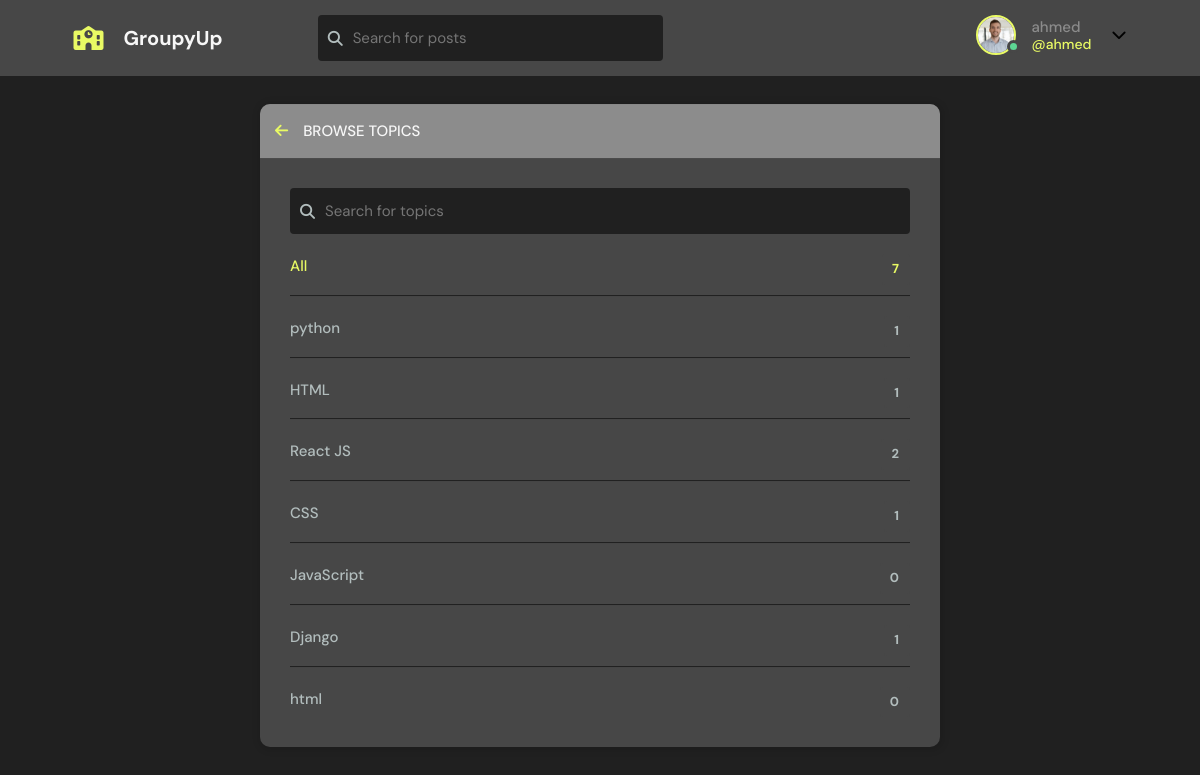
Screenshot of /topics/ (signed in) with the database file from the repository.
### base/models.py (models this page shows, shortened)
class User(AbstractUser):
    name = models.CharField(max_length=200, null=True)
    email = models.EmailField(unique=True, null=True)
    bio = models.TextField(null=True)
    avatar = models.ImageField(null=True, default="avatar.svg")
    REQUIRED_FIELDS = []

class Topic(models.Model):
    name = models.CharField(max_length=200)

### base/views.py (the view)
# urls.py: path('topics/', views.topicsPage, name="topics"),
def topicsPage(request):
    q = request.GET.get('q') if request.GET.get('q') != None else ''
    topics = Topic.objects.filter(name__icontains=q)
    return render(request, 'base/topics.html', {'topics': topics})

### base/templates/base/topics.html
{% extends 'base/main.html' %}
{% block content %}
<main class="create-room layout">
  <div class="container">
    <div class="layout__box">
      <div class="layout__boxHeader">
        <div class="layout__boxTitle">
          <a href="{% url 'home' %}">
            <i class="fa-solid fa-arrow-left"></i>
          </a>
          <h3>Browse Topics</h3>
        </div>
      </div>
      <div class="topics-page layout__body">
        <form action="" method="GET" class="header__search">
          <label>
            <i class="fa-solid fa-magnifying-glass"></i>
            <input name="q" placeholder="Search for topics" />
          </label>
        </form>
        <ul class="topics__list">
          <li>
            <a href="{% url 'topics' %}" class="active">All <span>{{topics.count}}</span></a>
          </li>
          {% for topic in topics %}
          <li>
            <a href="{% url 'home' %}?q={{topic.name}}">{{ topic.name }} <span>{{topic.room_set.all.count}}</span></a>
          </li>
          {% endfor %}
        </ul>
      </div>
    </div>
  </div>
</main>
{% endblock content %}

### base/templates/base/navbar.html (shortened to what this page needs)
{% load static %}
<header class="header header--loggedIn">
    <div class="container">
        <a href="{% url 'home' %}" class="header__logo">
            <i class="fa-solid fa-school" style="font-size: 24px"></i>
            <h1>GroupyUp</h1>
        </a>
        <form class="header__search" method="GET" action="{% url 'home' %}">
            <label>
                <i class="fa-solid fa-magnifying-glass"></i>
                <input name="q" placeholder="Search for posts" />
            </label>
        </form>
        <nav class="header__menu">
            {% if request.user.is_authenticated %}
            <div class="header__user">
                <a href="{% url 'update-user' %}">
                    <div class="avatar avatar--medium active">
                        <img src="{{request.user.avatar.url}}" />
                    </div>
                    <p>{{request.user.username}} <span>@{{request.user.username}}</span></p>
                </a>
                <button class="dropdown-button">
                    <i class="fa-solid fa-chevron-down"></i>
                </button>
            </div>
            {% else %}
            <a href="{% url 'login' %}">
                <img src="{% static 'images/avatar.svg' %}" />
                <p>Login</p>
            </a>
            {% endif %}
        </nav>
    </div>
</header>

### static/styles/style.css (style rules this page uses)
:root { --color-main: #E9FA64; --color-main-light: #e1f6fb; --color-dark: #474747; --color-dark-medium: #202020; --color-dark-light: #8c8c8c; --color-light: #f7f7f7; --color-gray: #8b8b8b; --color-light-gray: #b2bdbd; --color-bg: #202020; --color-success: #5dd693; --color-error: #fc4b0b; }
* { font-family: "DM Sans", -apple-system, BlinkMacSystemFont, "Segoe UI", Roboto, Oxygen, Ubuntu, Cantarell, "Open Sans", "Helvetica Neue", sans-serif; margin: 0; padding: 0; box-sizing: border-box; text-rendering: optimizeLegibility; font-size: inherit; }
html { font-size: 56.25%; }
@media only screen and (min-width: 1200px) { html { font-size: 62.5%; } }
body { line-height: 1.6; font-weight: 400; font-size: 1.5rem; color: var(--color-light-gray); background-color: var(--color-bg); min-height: 100vh; }
img { width: 100%; }
a { display: inline-block; color: var(--color-main); text-decoration: none; }
.container { max-width: 120rem; width: 90%; margin: auto; }
.avatar { position: relative; display: inline-block; border-radius: 50%; border: 2px solid var(--color-main); }
.avatar img { display: block; border-radius: 50%; object-fit: cover; object-position: center; }
.avatar::after { content: ""; display: block; position: absolute; background-color: var(--color-gray); z-index: 111; border-radius: 50%; border: 0.3rem solid var(--color-dark); }
.avatar.active::after { background-color: var(--color-success); }
.avatar.avatar--medium img { width: 3.6rem; height: 3.6rem; border-radius: 50%; }
.avatar.avatar--medium:after { width: 0.7rem; height: 0.7rem; bottom: 0px; right: -6px; }
.header { padding: 1.5rem; background-color: var(--color-dark); }
.header > .container { display: flex; gap: 9.5rem; }
.header__logo, .header__user { display: flex; gap: 2rem; align-items: center; }
.header__logo > h1 { font-weight: 700; font-size: 2rem; color: var(--color-light); }
.header__search > label { background-color: var(--color-dark-medium); padding: 1.3rem 1rem; display: flex; align-items: center; gap: 1rem; border-radius: 4px; }
.header__search input { width: 30rem; background: transparent; border: none; outline: none; color: var(--color-light); }
.header__menu { margin-left: auto; position: relative; }
.header__menu a { display: flex; gap: 1.5rem; align-items: center; font-weight: 500; text-decoration: none; color: var(--color-gray); }
.header__menu img { height: 3.6rem; }
.header__menu p { line-height: 1.2; }
.header__menu span { color: var(--color-main); font-weight: 500; font-size: 1.4rem; display: block; }
.dropdown-button { background: transparent; border: 0; outline: 0; cursor: pointer; }
.layout { margin-top: 2.4rem; }
.layout > .container { display: flex; justify-content: space-between; align-items: flex-start; }
.layout__box { width: 90%; max-width: 48rem; min-height: 40rem; position: absolute; top: 50%; left: 50%; transform: translate(-50%, -46%); background-color: var(--color-dark); border-radius: 1rem; box-shadow: 1px 1px 6px 3px rgba(0, 0, 0, 0.1); overflow: hidden; }
.layout__boxHeader { display: flex; padding: 1.5rem; background-color: var(--color-dark-light); }
.layout__boxTitle { display: flex; gap: 1.5rem; align-items: center; }
.layout__boxTitle h3 { text-transform: uppercase; font-weight: 500; color: var(--color-light); }
.layout__body { margin: 3rem; }
.topics__list { list-style: none; }
.topics__list li a { display: flex; justify-content: space-between; margin-bottom: 3rem; font-weight: 500; color: var(--color-light-gray); transition: all 0.3s ease-in-out; }
.topics__list li a.active, .topics__list li a:hover { color: var(--color-main); }
.topics__list li a span { padding: 0.5rem 1rem; background-color: var(--color-dark); border-radius: 3px; font-size: 1.3rem; font-weight: 700; letter-spacing: 1px; }
.topics-page .topics__list li:not(:last-child) a { margin: 2rem 0; padding-bottom: 1rem; text-decoration: none; border-bottom: 1px solid var(--color-dark-medium); }
.topics-page .header__search { display: block; }
.create-room.layout .layout__box { max-width: 68rem; }

### rows the page displays
User: user.avatar (picture), user.username "ahmed"
Topic: name "python", room_set.all.count "1"
Topic: name "HTML", room_set.all.count "1"
Topic: name "React JS", room_set.all.count "2"
Topic: name "CSS", room_set.all.count "1"
Topic: name "JavaScript", room_set.all.count "0"
Topic: name "Django", room_set.all.count "1"
Topic: name "html", room_set.all.count "0"

### other values shown
{{ topics.count }} "7"
